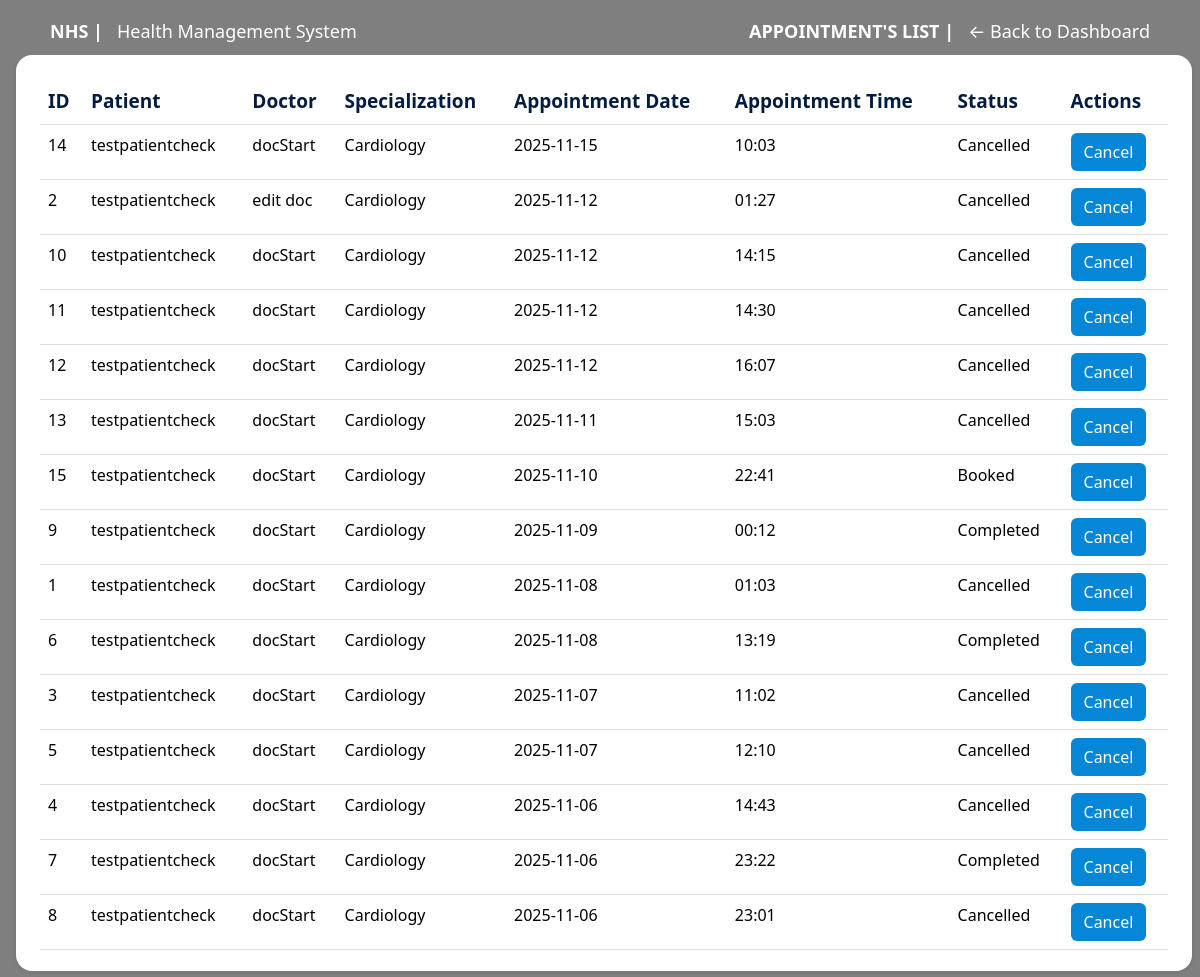
Before: /admin/appointments (signed in) with the older database file.
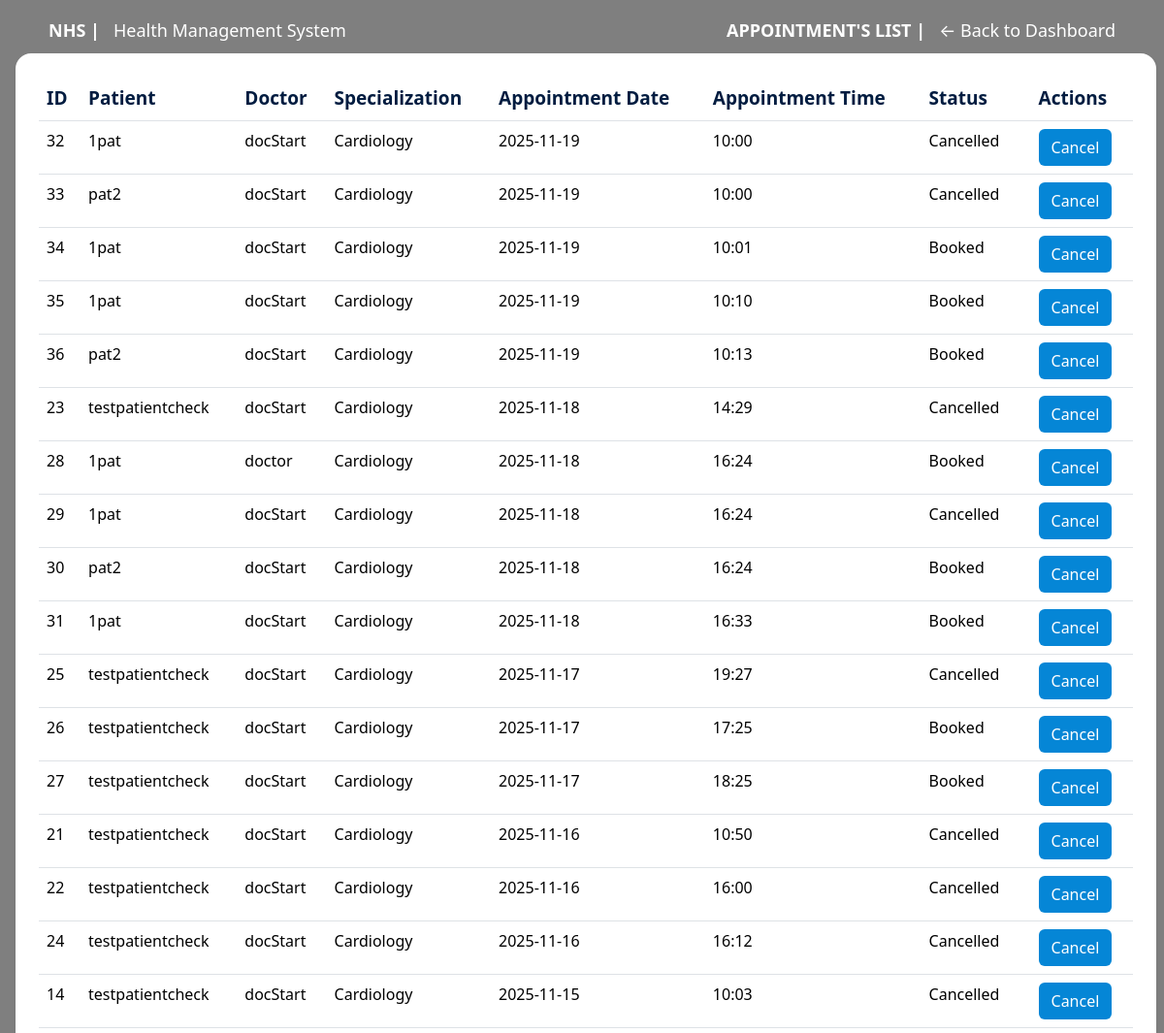
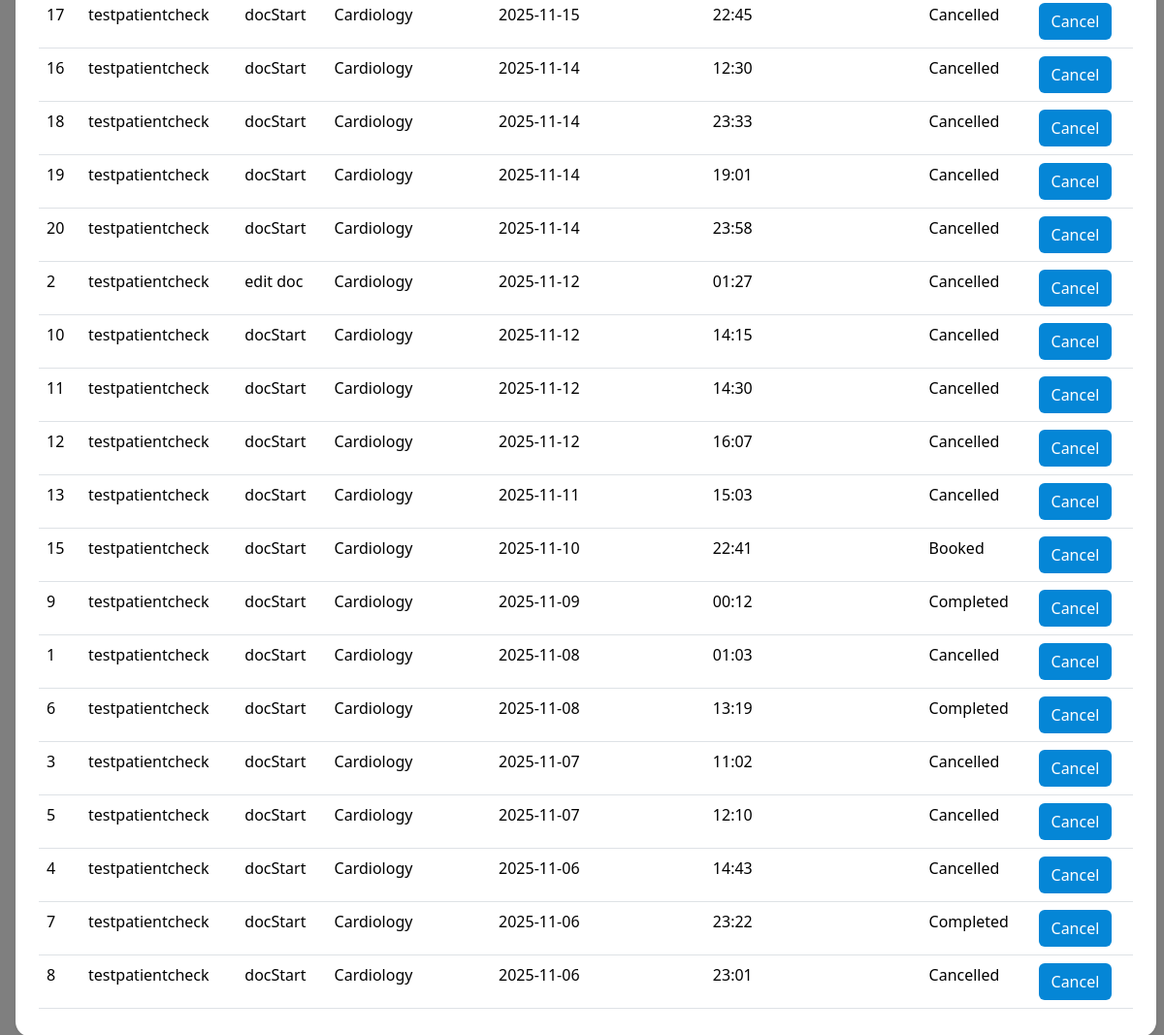
After: the same page with the newer database file (2 pictures, top to bottom).
### models/appointment.py (models this page shows, shortened)
class Appointment(db.Model):
    __tablename__ = 'appointment'
    appo_id = db.Column(db.Integer, primary_key=True, autoincrement=True)
    p_id = db.Column(db.Integer, db.ForeignKey('patient.p_id', ondelete='CASCADE'), nullable=False)
    doc_id = db.Column(db.Integer, db.ForeignKey('doctor.doc_id', ondelete='CASCADE'))
    appo_date = db.Column(db.Date, nullable=False)
    appo_time = db.Column(db.Time, nullable=False)
    status = db.Column(db.String(20), nullable=False, default='Booked')
    patient = db.relationship('Patient', back_populates='appointments')
    doctor = db.relationship('Doctor', back_populates='appointments')
    treatment = db.relationship(
        'Treatment',
        back_populates='appointment',
        uselist=False,
        cascade='all, delete-orphan'
    )

### app/routes/admin/appointment.py (the view, shortened to what this page needs)
@admin_bp.route('/appointments', methods = ['GET'])
@login_required
def list_appointments():
    if not hasattr(current_user, 'a_email') or current_user.a_email != "admin@nhshospital.com":
        flash("You do not have permission to view appointments.", "danger")
        return redirect(url_for('auth.login'))
    q = request.args.get('q')
    query = Appointment.query.join(Patient).outerjoin(Doctor).outerjoin(Specialities, Doctor.specialty_id == Specialities.id)
    appointments = query.order_by(Appointment.appo_date.desc()).all()
    for appt in appointments:
       appt.id = appt.appo_id
       appt.patient_name = appt.patient.p_name if appt.patient else 'N/A'
       appt.doctor_name = appt.doctor.doc_name if appt.doctor else 'N/A'
       appt.specialization = appt.doctor.speciality.s_name if appt.doctor and appt.doctor.speciality else 'N/A'
       appt.appointment_date = appt.appo_date.strftime('%Y-%m-%d') if appt.appo_date else 'N/A'
       appt.appointment_time = appt.appo_time.strftime('%H:%M') if appt.appo_time else 'N/A'
    return render_template('admin/appointment.html',appointments=appointments, q=q)

### app/templates/admin/appointment.html (shortened to what this page needs)
{% extends 'layout.html' %}
{% block body %} landing-page {% endblock %}
{% block navbar %}
<div class="container nav_bar">
    <div class="d-flex justify-content-between align-items-center mt-2">
        <div><a href="{{ url_for('main.landing_page') }}"><strong>NHS |</strong> &nbsp; Health Management System</a></div>
        <div><a href="{{ url_for('admin.dashboard') }}"><strong>APPOINTMENT'S LIST | </strong> &nbsp;  ← Back to Dashboard </a></div>
    </div>
</div>
{% endblock %}
{% block body__content %}
<div class="main_container  mx-3 bg-white p-4 shadow-sm rounded-4"
     style="width: 98%; height: 91vh; overflow-y: auto;">
     <table class="table table-hover">
        <thead>
         <tr>
           <th>ID</th>
           <th>Patient</th>
           <th>Doctor</th>
           <th>Specialization</th>
           <th>Appointment Date</th>
           <th>Appointment Time</th>
           <th>Status</th>
           <th >Actions</th>
         </tr>
        </thead>
        <tbody>
          {% for appointment in appointments %}
          <tr>
            <td>{{ appointment.id }}</td>
            <td>{{ appointment.patient_name }}</td>
            <td>{{ appointment.doctor_name }}</td>
            <td>{{ appointment.specialization }}</td>
            <td>{{ appointment.appointment_date }}</td>
            <td>{{ appointment.appointment_time }}</td>
            <td>{{ appointment.status }}</td>
            <td>
                <form action="{{ url_for('admin.cancel_appointment', appo_id=appointment.appo_id) }}" method="POST" style="display:inline;">
                  <button type="submit" class="btn text-white btn-cancel btn-xs" onclick="return confirm('Are you sure you want to cancel this appointment?');">
                    Cancel
                  </button>
                </form>
            </td>
          </tr>
          {% endfor %}
       </tbody>
      </table>
    </div>
{% endblock %}

Changed rows visible on the page:
added Appointment: id "32", patient_name "1pat", doctor_name "docStart", specialization "Cardiology", appointment_date "2025-11-19", appointment_time "10:00", status "Cancelled"
added Appointment: id "33", patient_name "pat2", doctor_name "docStart", specialization "Cardiology", appointment_date "2025-11-19", appointment_time "10:00", status "Cancelled"
added Appointment: id "34", patient_name "1pat", doctor_name "docStart", specialization "Cardiology", appointment_date "2025-11-19", appointment_time "10:01", status "Booked"
added Appointment: id "35", patient_name "1pat", doctor_name "docStart", specialization "Cardiology", appointment_date "2025-11-19", appointment_time "10:10", status "Booked"
added Appointment: id "36", patient_name "pat2", doctor_name "docStart", specialization "Cardiology", appointment_date "2025-11-19", appointment_time "10:13", status "Booked"
added Appointment: id "23", patient_name "testpatientcheck", doctor_name "docStart", specialization "Cardiology", appointment_date "2025-11-18", appointment_time "14:29", status "Cancelled"
added Appointment: id "28", patient_name "1pat", doctor_name "doctor", specialization "Cardiology", appointment_date "2025-11-18", appointment_time "16:24", status "Booked"
added Appointment: id "29", patient_name "1pat", doctor_name "docStart", specialization "Cardiology", appointment_date "2025-11-18", appointment_time "16:24", status "Cancelled"
added Appointment: id "30", patient_name "pat2", doctor_name "docStart", specialization "Cardiology", appointment_date "2025-11-18", appointment_time "16:24", status "Booked"
added Appointment: id "31", patient_name "1pat", doctor_name "docStart", specialization "Cardiology", appointment_date "2025-11-18", appointment_time "16:33", status "Booked"
added Appointment: id "25", patient_name "testpatientcheck", doctor_name "docStart", specialization "Cardiology", appointment_date "2025-11-17", appointment_time "19:27", status "Cancelled"
added Appointment: id "26", patient_name "testpatientcheck", doctor_name "docStart", specialization "Cardiology", appointment_date "2025-11-17", appointment_time "17:25", status "Booked"
added Appointment: id "27", patient_name "testpatientcheck", doctor_name "docStart", specialization "Cardiology", appointment_date "2025-11-17", appointment_time "18:25", status "Booked"
added Appointment: id "21", patient_name "testpatientcheck", doctor_name "docStart", specialization "Cardiology", appointment_date "2025-11-16", appointment_time "10:50", status "Cancelled"
added Appointment: id "22", patient_name "testpatientcheck", doctor_name "docStart", specialization "Cardiology", appointment_date "2025-11-16", appointment_time "16:00", status "Cancelled"
added Appointment: id "24", patient_name "testpatientcheck", doctor_name "docStart", specialization "Cardiology", appointment_date "2025-11-16", appointment_time "16:12", status "Cancelled"
added Appointment: id "17", patient_name "testpatientcheck", doctor_name "docStart", specialization "Cardiology", appointment_date "2025-11-15", appointment_time "22:45", status "Cancelled"
added Appointment: id "16", patient_name "testpatientcheck", doctor_name "docStart", specialization "Cardiology", appointment_date "2025-11-14", appointment_time "12:30", status "Cancelled"
added Appointment: id "18", patient_name "testpatientcheck", doctor_name "docStart", specialization "Cardiology", appointment_date "2025-11-14", appointment_time "23:33", status "Cancelled"
added Appointment: id "19", patient_name "testpatientcheck", doctor_name "docStart", specialization "Cardiology", appointment_date "2025-11-14", appointment_time "19:01", status "Cancelled"
added Appointment: id "20", patient_name "testpatientcheck", doctor_name "docStart", specialization "Cardiology", appointment_date "2025-11-14", appointment_time "23:58", status "Cancelled"
